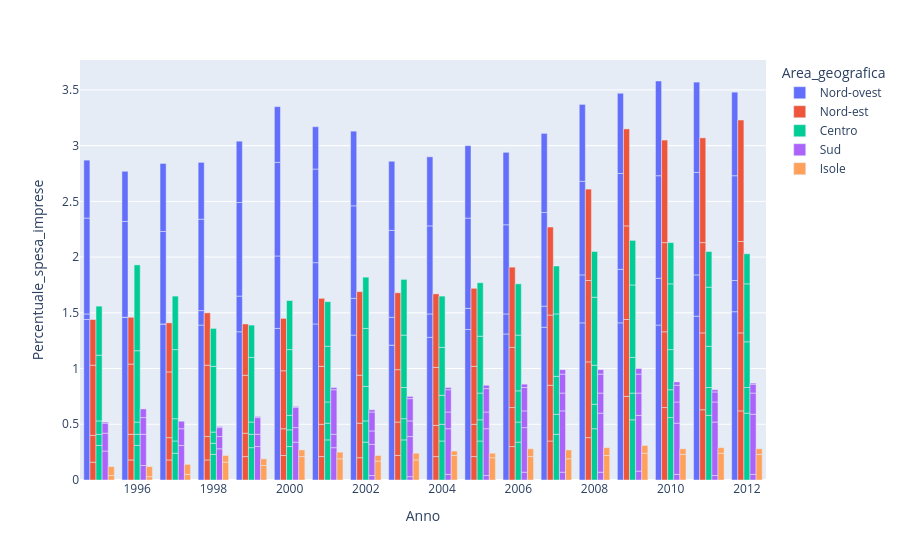

This figure's notebook cell:
### Markdown cell above
Andiamo a creare die grafici con i raggruppamenti estratti dai dati sopra analizzati

### Code cell
fig = px.bar(
    df_incidenza_spese,
    x='Anno',
    y='Percentuale_spesa_imprese',
    color='Area_geografica',
    barmode='group'
)

fig.show()
